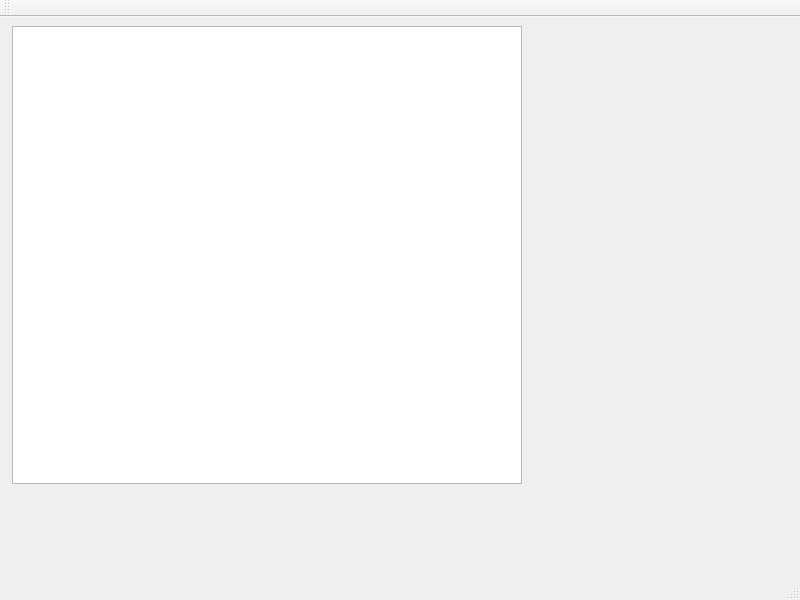
<?xml version="1.0" encoding="UTF-8"?>
<ui version="4.0">
 <class>MainWindow</class>
 <widget class="QMainWindow" name="MainWindow">
  <property name="geometry">
   <rect>
    <x>0</x>
    <y>0</y>
    <width>800</width>
    <height>600</height>
   </rect>
  </property>
  <property name="minimumSize">
   <size>
    <width>0</width>
    <height>0</height>
   </size>
  </property>
  <property name="windowTitle">
   <string>MainWindow</string>
  </property>
  <widget class="QWidget" name="centralWidget">
   <widget class="BoardView" name="graphicsView">
    <property name="geometry">
     <rect>
      <x>12</x>
      <y>9</y>
      <width>510</width>
      <height>458</height>
     </rect>
    </property>
    <property name="minimumSize">
     <size>
      <width>510</width>
      <height>458</height>
     </size>
    </property>
    <property name="maximumSize">
     <size>
      <width>510</width>
      <height>458</height>
     </size>
    </property>
   </widget>
  </widget>
  <widget class="QMenuBar" name="menuBar">
   <property name="geometry">
    <rect>
     <x>0</x>
     <y>0</y>
     <width>800</width>
     <height>23</height>
    </rect>
   </property>
   <property name="defaultUp">
    <bool>true</bool>
   </property>
   <property name="nativeMenuBar">
    <bool>true</bool>
   </property>
  </widget>
  <widget class="QToolBar" name="mainToolBar">
   <property name="movable">
    <bool>true</bool>
   </property>
   <property name="floatable">
    <bool>false</bool>
   </property>
   <attribute name="toolBarArea">
    <enum>TopToolBarArea</enum>
   </attribute>
   <attribute name="toolBarBreak">
    <bool>false</bool>
   </attribute>
  </widget>
  <widget class="QStatusBar" name="statusBar"/>
 </widget>
 <layoutdefault spacing="6" margin="11"/>
 <customwidgets>
  <customwidget>
   <class>BoardView</class>
   <extends>QGraphicsView</extends>
   <header>boardview.h</header>
   <slots>
    <slot>paint()</slot>
   </slots>
  </customwidget>
 </customwidgets>
 <resources/>
 <connections/>
</ui>
